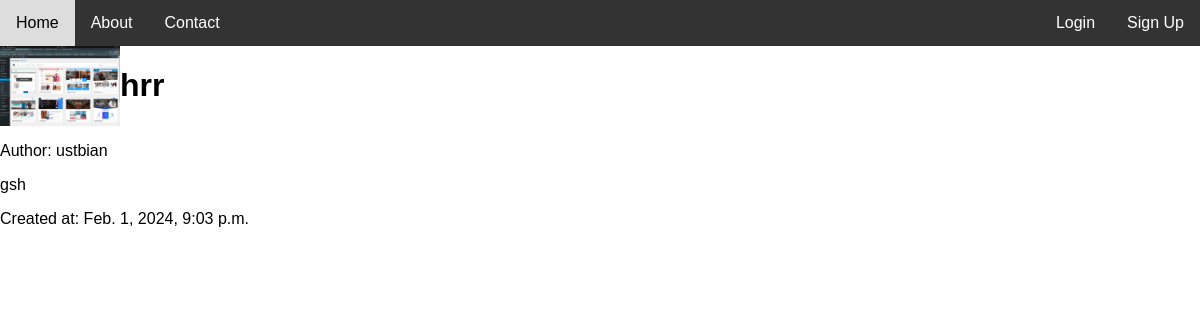
Screenshot of /post/7/ with the database file from the repository.
### blog/models.py (models this page shows, shortened)
class Post(models.Model):
    title = models.CharField(max_length=255)
    author = models.ForeignKey(User, on_delete=models.CASCADE)
    content = models.TextField()
    created_at = models.DateTimeField(auto_now_add=True)
    class Meta:
        ordering = ['-created_at']

### users/models.py (models this page shows, shortened)
class Profile(models.Model):
    user = models.OneToOneField(User, on_delete=models.CASCADE)
    image = models.ImageField(default='default.jpg', upload_to='profile_pics')

### blog/views.py (the view)
# urls.py: path('post/<int:pk>/', PostDetailView.as_view(), name='detail'), # if the records for id 1,2 are deleted then the pk will start from 3 for new entries
class PostDetailView(DetailView):
    model = Post

### blog/templates/blog/post_detail.html
{% extends 'blog/base.html' %}
{% block content %}
        <div class="post">
            <div class="top">
                <img src="{{ object.author.profile.image.url }}" alt="">
                <h1>{{ object.title }}</h1>
            </div>
            <p>Author: {{ object.author.username }}</p>
            <p>{{ object.content }}</p>
            <p>Created at: {{ object.created_at }}</p>
        </div>
{% endblock %}

### blog/static/blog/styles.css (style rules this page uses)
.top { display: flex; }
.top img { width: 120px; }

### blog/templates/blog/base.html (style rules this page uses)
body { font-family: Arial, sans-serif; margin: 0; padding: 0; }

### rows the page displays
Post: author.profile.image (picture), title "hrr", author.username "ustbian", content "gsh", created_at "Feb. 1, 2024, 9:03 p.m."
